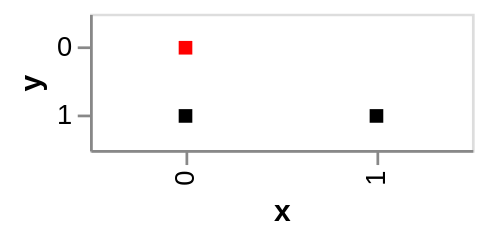

The Vega-Lite source for this figure:
### Vega-Lite specification from a JSON file in a GitHub repository (floating-point values rounded to 4 significant figures)
{"$schema": "https://vega.github.io/schema/vega-lite/v4.json", "data": {"values": [{"x": 0, "y": 1}, {"x": 1, "y": 1}, {"x": 0, "y": 0}]}, "transform": [{"calculate": "datum.y === 0 ? 'x' : 'y'", "as": "category"}], "mark": {"type": "rect", "width": 5, "height": 5, "color": "steelblue"}, "encoding": {"x": {"field": "x", "type": "ordinal"}, "y": {"field": "y", "type": "ordinal"}, "color": {"field": "category", "type": "nominal", "legend": null, "scale": {"domain": ["x", "y"], "range": ["red", "black"]}}}, "width": 140, "height": 50}
